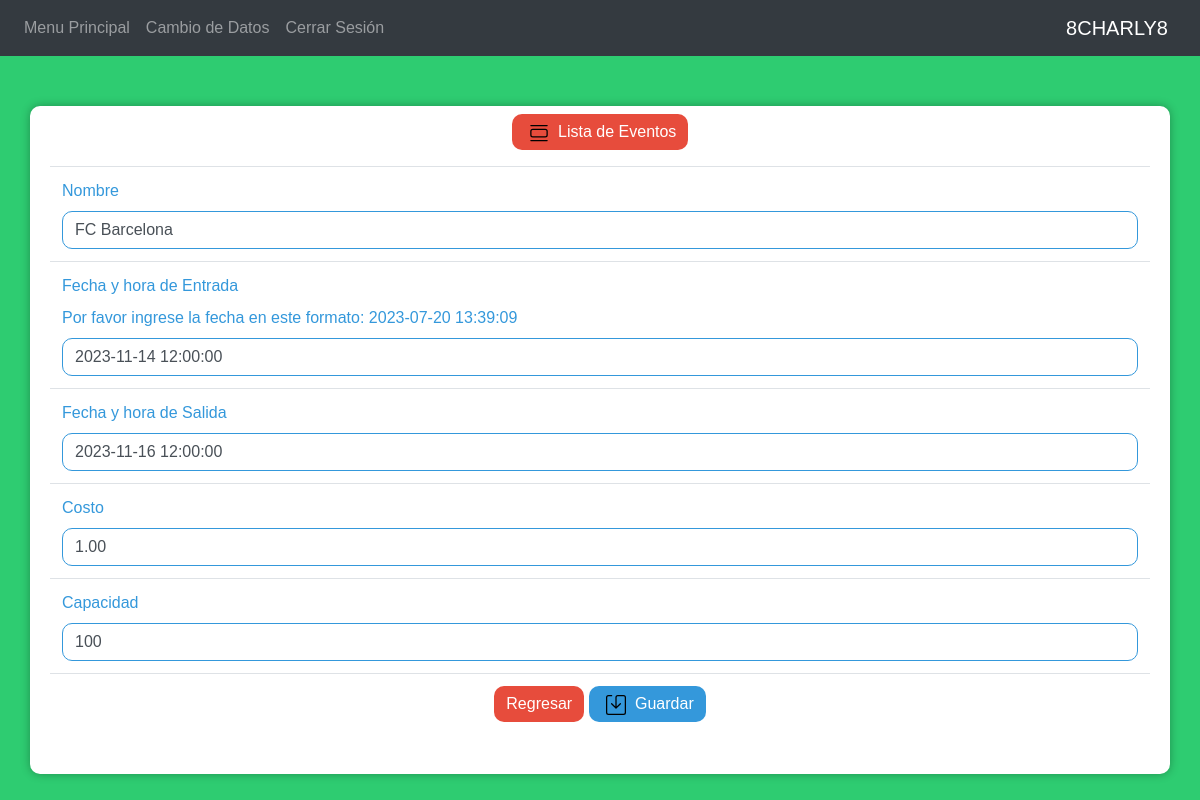
The page /Eventos/modificar.php?id=14 (signed in) on the database its author committed.
### tables this page shows
CREATE TABLE `evento` (
  `id` int(11) NOT NULL,
  `id_cliente` int(11) DEFAULT NULL,
  `nombre` varchar(30) DEFAULT NULL,
  `fecha_horaE` datetime DEFAULT NULL,
  `fecha_horaS` datetime DEFAULT NULL,
  `costo` decimal(7,2) DEFAULT NULL,
  `capacidad` int(11) DEFAULT NULL
);

### Logica/Evento.php (called while the page is built, shortened)
<?php require_once('Modelo.php'); ?>
<?php
class Evento extends Modelo
{
	function __construct()
	{
		$this->tabla = "evento";
	}
	function recuperaRegistro($id)
	{
		$this->consulta = "select * from $this->tabla where id = $id";
		$dato = $this->encuentraUno();
		if (isset($dato)) {
			$this->nombre = $dato->nombre;
			$this->fecha_horaE = $dato->fecha_horaE;
			$this->fecha_horaS = $dato->fecha_horaS;
			$this->costo = $dato->costo;
			$this->capacidad = $dato->capacidad;
		}
	}
}
?>

### Logica/Modelo.php (called while the page is built, shortened)
<?php
class Modelo
{
	protected $host = "localhost";
	protected $usuario = "root";
	protected $contraseña = "";
	protected $database = "centro";
	protected $mbd;
	protected $consulta;
	function __construct()
	{
		try {
			$this->mbd = new PDO("mysql:host=$this->host;dbname=$this->database", $this->usuario, $this->contraseña);
		} catch (PDOException $e) {
			print "Error: " . $e->getMessage() . "<br/>";
			die();
		}
	}
	function encuentraUno()
	{
		try {
			$stm = $this->mbd->query($this->consulta);
			$fila = $stm->fetch(PDO::FETCH_OBJ);
		} catch (PDOException $e) {
			print "Error: " . $e->getMessage() . "<br/>";
			die();
		}
		return $fila;
	}
}

### Eventos/modificar.php (the view, shortened to what this page needs)
<?php require_once('../Logica/Evento.php');?>
<?php include_once("../Sesion/header.php");?>
<?php
$evento = new Evento();
if (isset($_POST['id'])) {
    $evento->actualizaRegistro();
} else {
    $evento->id = $_GET['id'];
    $evento->recuperaRegistro($evento->id);
}
?>
<!DOCTYPE html>
<html>
<head>
    <link rel="stylesheet" href="https://cdn.jsdelivr.net/npm/bootstrap@4.5.3/dist/css/bootstrap.min.css">
</head>
<body>
<div class="container py-2">
    <div class="form-group text-center">
        <a href="indexA.php" class="btn btn-success"><img src="../images/view-list.svg">&nbsp;Lista de Eventos</a>
    </div>
    <form name="frmModProd" method="post" action="modificar.php">
        <table class="table">
            <tr>
                <td>
                    <label class="control-label">Nombre</label>
                    <input type="text" name="nombre" value="<?=$evento->nombre?>" class="form-control" required>
                </td>
            </tr>
            <tr>
                <td>
                    <label class="control-label">Fecha y hora de Entrada</label>
                    <br>
                    <label class="control-label">Por favor ingrese la fecha en este formato: 2023-07-20 13:39:09</label>
                    <input type="text" name="fecha_horaE" value="<?=$evento->fecha_horaE?>" class="form-control" required>
                </td>
            </tr>
            <tr>
                <td>
                    <label class="control-label">Fecha y hora de Salida</label>
                    <input type="text" name="fecha_horaS" value="<?=$evento->fecha_horaS?>" class="form-control" required>
                </td>
            </tr>
            <tr>
                <td>
                    <label class="control-label">Costo</label>
                    <input type="num" name="costo" value="<?=$evento->costo?>" class="form-control" required>
                </td>
            </tr>
            <tr>
                <td>
                    <label class="control-label">Capacidad</label>
                    <input type="num" name="capacidad" value="<?=$evento->capacidad?>" class="form-control" required>
                </td>
            </tr>
            <tr>
                <td>
                    <div class="form-group text-center">
                        <a href="indexA.php" class="btn btn-success">Regresar</a>
                        <button type="submit" class="btn btn-primary"><img src="../images/save.svg">&nbsp;Guardar</button>
                    </div>
                </td>
            </tr>
        </table>
    </form>
</div>
</body>
</html>

### Sesion/header.php (style rules this page uses)
body { background-color: #2d2d2d; font-family: 'Arial', sans-serif; }

### Eventos/modificar.php (style rules this page uses)
body { background-color: #2ecc71; font-family: 'Arial', sans-serif; }
.container { margin-top: 50px; padding: 20px; background-color: #ffffff; border-radius: 10px; box-shadow: 0px 0px 10px rgba(0, 0, 0, 0.3); }
.btn-success { background-color: #e74c3c; border: none; border-radius: 10px; transition: background-color 0.3s; }
.table { background-color: #ffffff; border-radius: 10px; }
th, td { color: #2c3e50; border: none; }
label { color: #3498db; }
.form-control { border-radius: 10px; border: 1px solid #3498db; }
.form-group button { background-color: #3498db; border: none; border-radius: 10px; transition: background-color 0.3s; }
img { width: 20px; height: 20px; margin: 0 5px; }

### rows shown on the page
evento: nombre "FC Barcelona", fecha_horaE "2023-11-14 12:00:00", fecha_horaS "2023-11-16 12:00:00", costo "1.00", capacidad "100"

### other values the page prints
$user_name "8CHARLY8"
